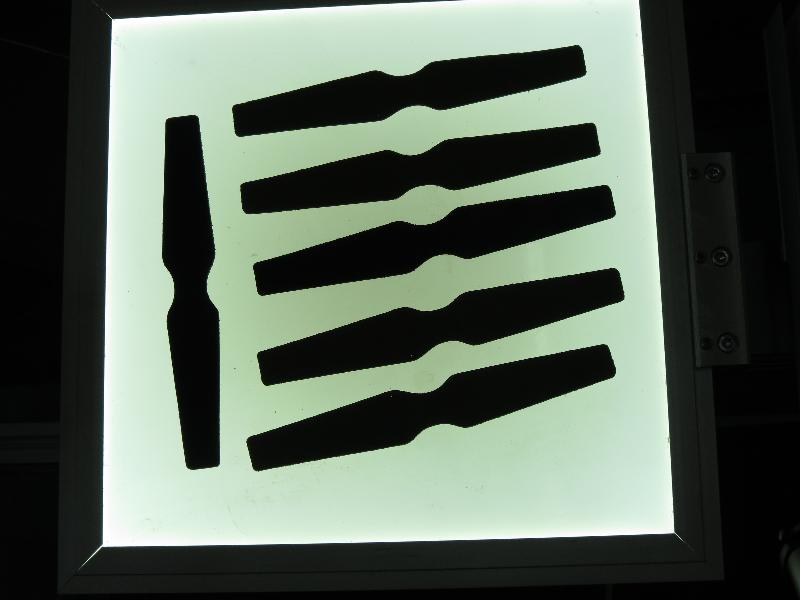
//> input picture pca_rot/pca_test1.jpg, 800 x 600 px
$ ./main   (built with g++ and OpenCV 4)
//> lines starting //> are read from the running program, lines starting //| are printed output that depends on the picture; after the words box and inside, x2 and y2 are one past the last pixel; in counts of white or black regions, pixels touching at a corner belong together
### pca_rot/contour_thinning.h
#include <opencv2/imgproc/imgproc.hpp>
#include <opencv2/highgui/highgui.hpp>

enum {
    EVEN, ODD
};


inline void thinningIteration(cv::Mat& img, int iter) {
    cv::Mat marker = cv::Mat::zeros(img.size(), CV_32F);
    for (int i = 1; i < img.rows-1; i++) {
        for (int j = 1; j < img.cols-1; j++) {
           float *val = new float[9];
           int icounter = 0;
           for (int y = -1; y <= 1; y++) {
              for (int x = -1; x <= 1; x++) {
                 val[icounter] = img.at<float>(i + y, j + x);
                 icounter++;
              }
           }
           int A = ((val[1] == 0 && val[2] == 1) ? ODD : EVEN)
              + ((val[2] == 0 && val[5] == 1) ? ODD : EVEN)
              + ((val[5] == 0 && val[8] == 1) ? ODD : EVEN)
              + ((val[8] == 0 && val[7] == 1) ? ODD : EVEN)
              + ((val[7] == 0 && val[6] == 1) ? ODD : EVEN)
              + ((val[6] == 0 && val[3] == 1) ? ODD : EVEN)
              + ((val[3] == 0 && val[0] == 1) ? ODD : EVEN)
              + ((val[0] == 0 && val[1] == 1) ? ODD : EVEN);
            int B  = val[0] + val[1] + val[2] + val[3]
               + val[5] + val[6] + val[7] + val[8];
            int m1 = iter == EVEN ? (val[1] * val[5] * val[7])
               : (val[1] * val[3] * val[5]);
            int m2 = iter == EVEN ? (val[3] * val[5] * val[7])
               : (val[1] * val[3] * val[7]);
            if (A == 1 && (B >= 2 && B <= 6) && !m1 && !m2) {
               marker.at<float>(i, j) = sizeof(char);
            }
            free(val);
        }
    }
    cv::bitwise_not(marker, marker);
    cv::bitwise_and(img, marker, img);
}


inline void thinning(cv::Mat& image) {

    if (image.type() == CV_8UC3) {
       cv::cvtColor(image, image, CV_BGR2GRAY);
    }
    cv::Mat img;
    image.convertTo(img, CV_32F, 1/255.0);

    cv::Mat prev = cv::Mat::zeros(img.size(), CV_32F);
    cv::Mat difference;

    do {
        thinningIteration(img, 0);
        thinningIteration(img, 1);
        cv::absdiff(img, prev, difference);
        img.copyTo(prev);
    } while (cv::countNonZero(difference) > 0);

    cv::imshow("thinning", img);
    cv::imshow("Original", image);
    cv::waitKey(0);
}

### pca_rot/RGBD_Image_Processing.h
//
//  RGBD_Image_Processing.h
//  boundary_estimation
//
//  Created by Chaudhary Krishneel on 3/11/14.
//  Copyright (c) 2014 Chaudhary Krishneel. All rights reserved.
//

#ifndef __boundary_estimation__RGBD_Image_Processing__
#define __boundary_estimation__RGBD_Image_Processing__

#include <iostream>

#include <opencv2/opencv.hpp>
#include <opencv2/highgui/highgui.hpp>
#include <opencv2/core/core.hpp>

using namespace std;
using namespace cv;

class RGBDImageProcessing
{
private:

   //! downsampling scale size
   int downSample;

   //! Path to the template
   string template_path__;

   //! memeory to hold the region of the detected object
   vector<Rect> object_region__;
   vector<vector<Point> > contours;

public:

   RGBDImageProcessing(int dw_sm = sizeof(char), const int thresh_ = 4) :
      downSample(dw_sm)
   {
      object_region__.clear();
   }

   void extractImageContour(Mat &, Mat &, bool = false, int = 30);
   void lineDetection(Mat &, vector<Vec2f> &, double = 20, double = 160);
   void roiLineDetection(Mat &, Rect);
   void getContour(std::vector<std::vector<cv::Point> > &);
};


#endif /* defined(__boundary_estimation__RGBD_Image_Processing__) */

### pca_rot/Object_Boundary.h
//
//  Object Boundary.h
//  Handheld Object Tracking
//
//  Created by Chaudhary Krishneel on 3/11/14.
//  Copyright (c) 2014 Chaudhary Krishneel. All rights reserved.
//

#ifndef __Handheld_Object_Tracking__Object_Boundary__
#define __Handheld_Object_Tracking__Object_Boundary__

#include <iostream>

#include <opencv2/opencv.hpp>
#include <opencv2/highgui/highgui.hpp>
#include <opencv2/core/core.hpp>

using namespace std;
using namespace cv;

typedef struct cvMouseParam{

    Point x;
    Point y;
    const char* winName;
    Mat image;

}cvMouseParam;

class ObjectBoundary {

private:
    /**
     * Mouse callback function that allows user to specify the
     * initial object region.
     * Parameters are as specified in OpenCV documentation.
     */
    static void cvMouseCallback(int event, int x, int y, int flags, void* param){

        cvMouseParam *p = (cvMouseParam*)param;
        Mat clone;
        static int pressed = false;

        if (!p->image.data) {
            cout << "No Image Found in MouseCallback" << endl;
            return;
        }

        if (event == CV_EVENT_LBUTTONDOWN) {
            p->x.x = x;
            p->x.y = y;
            pressed = true;
        }
        //! on left button press, remember first corner of rectangle around object
        else if (event == CV_EVENT_LBUTTONUP){
            p->y.x = x;
            p->y.y = y;
            clone = p->image.clone();
            rectangle(clone, p->x, p->y, Scalar(0,255,0), 2);
            imshow(p->winName, clone);
//            cvDestroyWindow(p->winName);
            pressed = false;
        }
        //! on mouse move with left button down, draw rectangle
        else if (event == CV_EVENT_MOUSEMOVE && flags & CV_EVENT_FLAG_LBUTTON){
            clone = p->image.clone();
            rectangle(clone, p->x, p->y, Scalar(0,255,0),2);
            imshow(p->winName, clone);
//            cvDestroyWindow(p->winName);
        }
    }
    cvMouseParam *mouseParam;

public:
    Rect cvGetobjectBoundary(const Mat &);

    ObjectBoundary();
};
#endif /* defined(__Handheld_Object_Tracking__Object_Boundary__) */

### pca_rot/RGBD_Image_Processing.cpp
//
//  Color Histogram Descriptors.cpp
//  Handheld Object Tracking
//
//  Created by Chaudhary Krishneel on 11/11/14.
//  Copyright (c) 2014 Chaudhary Krishneel. All rights reserved.
//

#include "RGBD_Image_Processing.h"

/**
 * Function to extract the lines
 */
// [35 lines left out: function lineDetection, not called in this run]

/**
 * Function to extract the image contour
 */
void RGBDImageProcessing::extractImageContour(Mat &image,
                                              Mat &canny_out,
                                              bool isContour,
                                              int contour_thresh)
{
   if(!image.data)
   {
      //ROS_ERROR("No Input Image Found");
   }
   else
   {
      vector<Vec4i> hierarchy;

      //GaussianBlur(image, image, Size(7, 7), 0);
      Mat img = image.clone();

      if(img.type() != CV_8UC1)
      {
         cvtColor(img, img, CV_BGR2GRAY);
      }
      Canny(img, canny_out, 5, 50, 5, true);

      if(isContour)
      {
         std::vector<std::vector<cv::Point> > _contour;

         Mat contImg;// = cv::Mat::zeros(image.size(), CV_8U);
         cvtColor(image, contImg, CV_GRAY2BGR);
         findContours(canny_out,
                      _contour,
                      hierarchy,
                      CV_RETR_LIST,
                      CV_CHAIN_APPROX_TC89_KCOS,
                      Point(0, 0));
         for (int i = 0; i < _contour.size(); i++)
         {
            if(cv::contourArea(_contour[i]) > contour_thresh)
            {
               this->contours.push_back(_contour[i]);
               drawContours(contImg,
                            _contour,
                            i,
                            Scalar(0, 255, 0),
                            1,
                            8,
                            hierarchy,
                            0,
                            Point());
            }
            else
            {
               //! #NOTE CHANGE THE ALGORITHM TO COPY ON CONTOUR REGION
               drawContours(image,
                            _contour,
                            i,
                            Scalar(0, 0, 0),
                            CV_FILLED,
                            8,
                            hierarchy,
                            0,
                            Point());
            }
            //imshow("Contours", contImg);
            //waitKey();
         }
         imshow("Contours", contImg);
         std::cout << "Contour Size: " << this->contours.size() << std::endl;
         //imshow("Canny Image", canny_out);
      }
   }
}


/**
 * Function to compute image line extraction on the roi
 */
// [12 lines left out: function roiLineDetection, not called in this run]


void RGBDImageProcessing::getContour(std::vector<std::vector<cv::Point> > &img_contour)
{
   img_contour.clear();
   img_contour = this->contours;
}

### pca_rot/Object_Boundary.cpp
//
//  Object Boundary.cpp
//  Handheld Object Tracking
//
//  Created by Chaudhary Krishneel on 3/11/14.
//  Copyright (c) 2014 Chaudhary Krishneel. All rights reserved.
//

#include "Object_Boundary.h"

/*
 * Constructor
 */
ObjectBoundary::ObjectBoundary(){
    this->mouseParam = new cvMouseParam();
}

/**
 * Allows the user to interactively select the initial object region
 *
 * @param frame  The frame of video in which objects are to be selected
 * @param region A pointer to an array to be filled with rectangles
 */
Rect ObjectBoundary::cvGetobjectBoundary(const Mat &image){

    Mat frame = image.clone();
    this->mouseParam->winName = "Select the Handheld Object Boundary";
    this->mouseParam->image = frame;

    cvNamedWindow(this->mouseParam->winName, 1);
    imshow(this->mouseParam->winName, frame);
    cvSetMouseCallback(this->mouseParam->winName, this->cvMouseCallback, this->mouseParam);
    waitKey(0);
    cvDestroyWindow(this->mouseParam->winName);

    Rect region;
    region.x = MIN(this->mouseParam->x.x, this->mouseParam->y.x);
    region.y = MIN(this->mouseParam->x.y, this->mouseParam->y.y);
    region.width = MAX(this->mouseParam->x.x, this->mouseParam->y.x) - region.x + sizeof(char);
    region.height = MAX(this->mouseParam->x.y, this->mouseParam->y.y) - region.y + sizeof(char);

    return region;
}

### pca_rot/main.cpp
#include <iostream>
#include <math.h>
#include <fstream>
#include <ctime>

#include <opencv2/opencv.hpp>
#include <opencv2/highgui/highgui.hpp>
#include <opencv2/core/core.hpp>

#include "Object_Boundary.h"
#include "RGBD_Image_Processing.h"
#include "contour_thinning.h"

using namespace std;
using namespace cv;

const cv::Scalar colorRangeMIN = cv::Scalar(0, 56, 5);
const cv::Scalar colorRangeMAX = cv::Scalar(64, 119, 103);

double getOrientation(vector<Point> &, Mat &);
bool getObjectROI(Mat &);
void computeImageGradient(Mat &);
void colorFilterTrackerBar(Mat &);
void colorFilter(Mat &, cv::Scalar, cv::Scalar, bool = false);
void getImageContours(Mat &, int = 30);
void imageMorphologicalOp(Mat &, bool = true);

RGBDImageProcessing * img_proc = new RGBDImageProcessing();
Mat original_img;

/**
 * data-structure to hold the orientatio of each detected edges
 */
struct EdgeParam
{
   cv::Point index; // save the cartesian coordinate of the edge
   float orientation; // value of edge orientatation
   int contour_position; // which contour the index lies
   bool flag; // true if junction and false if end-point
};

/**
 * main program
 */
int main(int argc, char *argv[])
{
   Mat image;

   if(argc < 2)
   {
      image = imread("../pca_test1.jpg", 1);
//> image is the input picture: 600 rows x 800 cols, CV_8UC3; mean B, G, R 89.1, 100.8, 89.3
   }
   else
   {
      image = imread(argv[1], 1);
   }

   if(image.empty())
   {
      std::cout << "No Image Found...." << std::endl;
      return -1;
   }
   const int downsample_ = 2;
   cv::resize(image, image, cv::Size(image.cols/downsample_, image.rows/downsample_));
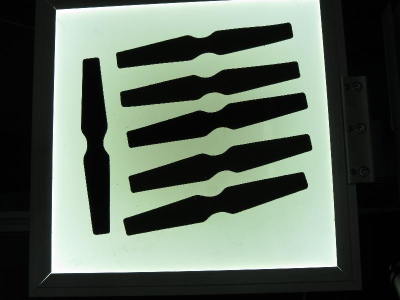
//> image: 300 rows x 400 cols, CV_8UC3; mean B, G, R 89.3, 101, 89.5
   original_img = image.clone();

   bool is_roi = getObjectROI(image);
//> the left mouse button is pressed at (100, 75)
//> the mouse is dragged to (200, 150)
//> the mouse is dragged to (300, 225)
//> the button is released at (300, 225)
//> call 4 of cvMouseCallback, with event = 4, x = 300, y = 225, flags = 0
//> in cvMouseCallback (call 4), `rectangle(clone, p->x, p->y, Scalar(0,255,0), 2);`:
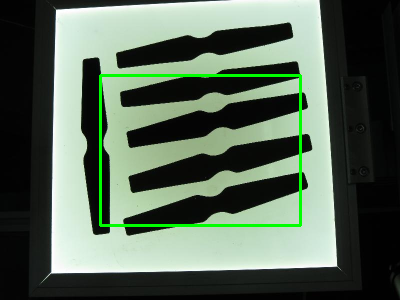
//> clone: 300 rows x 400 cols, CV_8UC3; mean B, G, R 87.7, 103.6, 87.9
//> in cvGetobjectBoundary, `region.x = MIN(this->mouseParam->x.x, this->mouseParam->y.x);`: region = Rect(100, 0, 0, 0)
//> in cvGetobjectBoundary, `region.y = MIN(this->mouseParam->x.y, this->mouseParam->y.y);`: region = Rect(100, 75, 0, 0)
//> in cvGetobjectBoundary, `region.width = MAX(this->mouseParam->x.x, this->mouseParam->y.x) - reg..`: region = Rect(100, 75, 201, 0)
//> in cvGetobjectBoundary, `region.height = MAX(this->mouseParam->x.y, this->mouseParam->y.y) - re..`: region = Rect(100, 75, 201, 151)
//> after the loop in getObjectROI, `for (int j = 0; j < image.rows; j++)`:
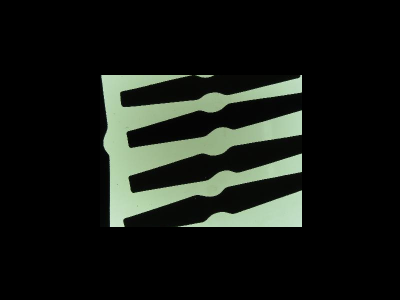
//> img: 300 rows x 400 cols, CV_8UC3; mean B, G, R 21.3, 26.3, 22.5
//> is_roi = true
   if(!is_roi)
   {
      std::cout << "Selected Object Size is too small to be processed...." << std::endl;
      exit(-1);
   }


   Mat img_bw;
   //cvtColor(image, img_bw, CV_BGR2GRAY);

   colorFilter(image, colorRangeMIN, colorRangeMAX, false);
//> in colorFilter, `cv::inRange(image, colorMin, colorMax, dst);`:
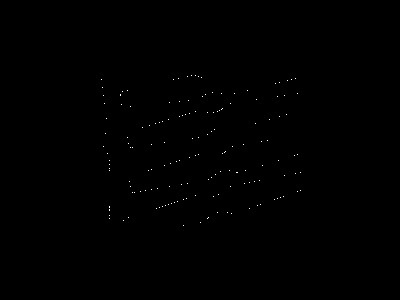
//> dst: 300 rows x 400 cols, CV_8UC1; 0.13% white in thin lines or dots, all inside (x1, y1, x2, y2) = (101, 75, 301, 226)
   //colorFilterTrackerBar(image);
   cvtColor(image, img_bw, CV_BGR2GRAY);

   std::clock_t start;
   double duration;
   start = std::clock();

   computeImageGradient(img_bw);

   duration = ( std::clock() - start ) / (double) CLOCKS_PER_SEC;
   std::cout<<"Total Processing Time: "<< duration <<'\n';


   Mat c_out;
   Mat img_gray;
   //cv::threshold(img_bw, img_gray, 128, 255, CV_THRESH_BINARY | CV_THRESH_OTSU);
   cvtColor(image, image, CV_BGR2GRAY);
   //img_proc->extractImageContour(image, c_out, true);

   vector<Vec4i> lines;
   cv::HoughLinesP(img_bw, lines, 1, CV_PI/180 , 20, 5, 5);

   imshow("input", image);
   waitKey();


   //! Find all the contours in the thresholded image
   vector<vector<Point> > contours;
   vector<Vec4i> hierarchy;
   findContours(img_bw, contours, hierarchy, CV_RETR_LIST, CV_CHAIN_APPROX_NONE);

   Mat img = image.clone();
   for (size_t i = 0; i < contours.size(); ++i)
   {
      //! Calculate the area of each contour
      double area = contourArea(contours[i]);
      //! Ignore contours that are too small or too large
      if (area < 1e2 || 1e5 < area)
      {
         continue;
      }
      else
      {
         //! Draw each contour only for visualisation purposes
         drawContours(img, contours, i, CV_RGB(255, 0, 0), 2, 8, hierarchy, 0);
         //! Find the orientation of each shape
         getOrientation(contours[i], img);
      }
   }
   cv::imshow("img_bw", img_bw);
   cv::imshow("orig", img);
   cv::waitKey(0);

   return 0;
}

/**
 * Function to estimate the orientation of an object region using PCA
 * analysis on the object region
 */
// [38 lines left out: function getOrientation, not called in this run]


/**
 * Function to compute the raw image gradient using sobel operation in
 * x/y direction
 */
void computeImageGradient(Mat &image)
{
   GaussianBlur(image, image, Size(5,5), 1);
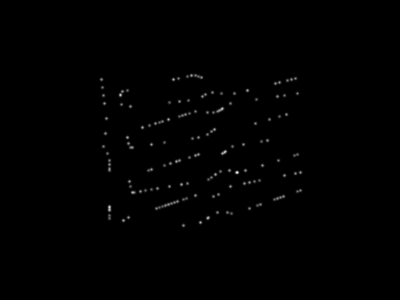
//> image: 300 rows x 400 cols, CV_8UC1; min 0, max 20, mean 0.0848; drawn with min black and max white
   Mat src_gray = image.clone();
   int scale = 1;
   int delta = 0;
   int ddepth = CV_16S;
   Mat grad_x, grad_y;
   Mat grad;
   Mat abs_grad_x, abs_grad_y;

   Sobel( src_gray, grad_x, ddepth, 1, 0, 3, scale, delta, BORDER_DEFAULT );
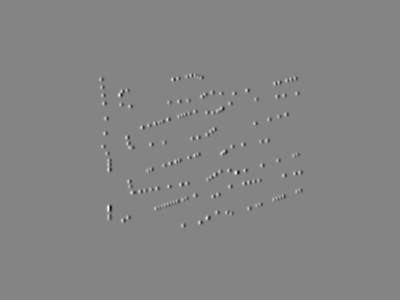
//> grad_x: 300 rows x 400 cols, CV_16SC1; min -58, max 54, mean 0; drawn with min black and max white
   convertScaleAbs( grad_x, abs_grad_x );
   Sobel( src_gray, grad_y, ddepth, 0, 1, 3, scale, delta, BORDER_DEFAULT );
//> (the rest of the program and of its run is left out)
